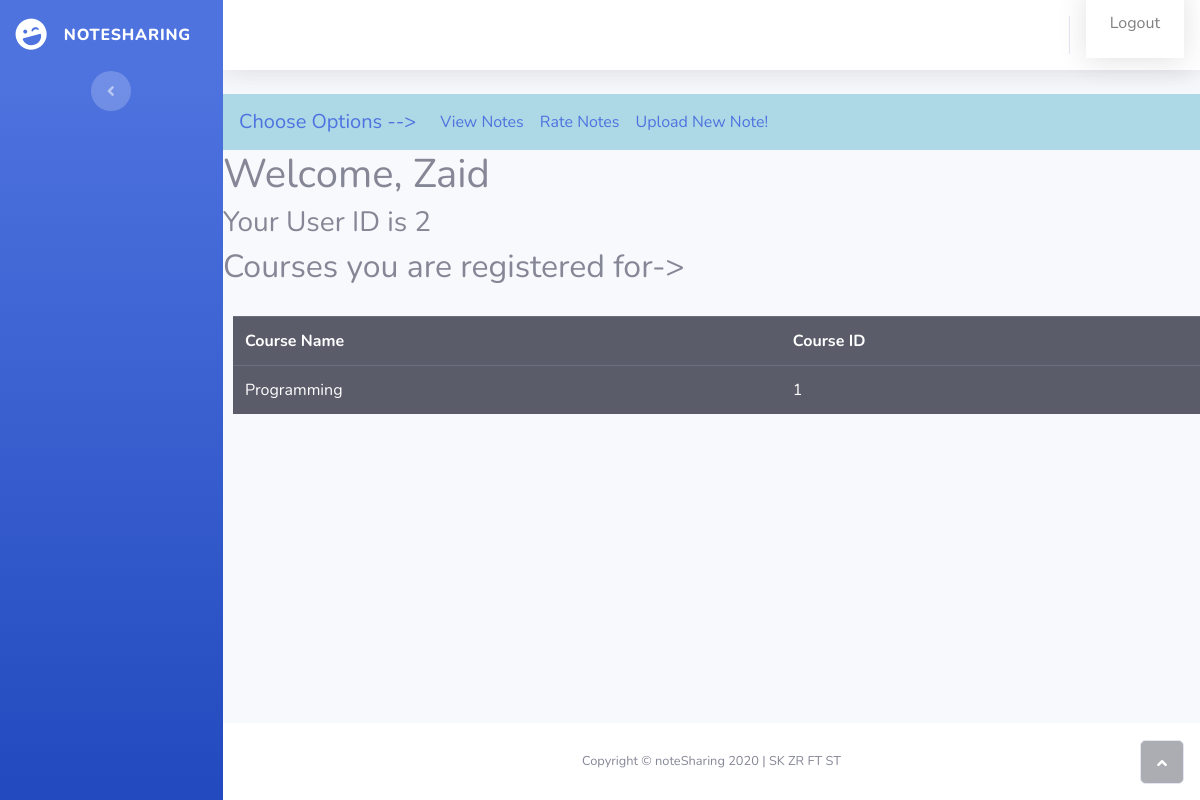
/profile (signed in), run on an earlier commit of the app's database.
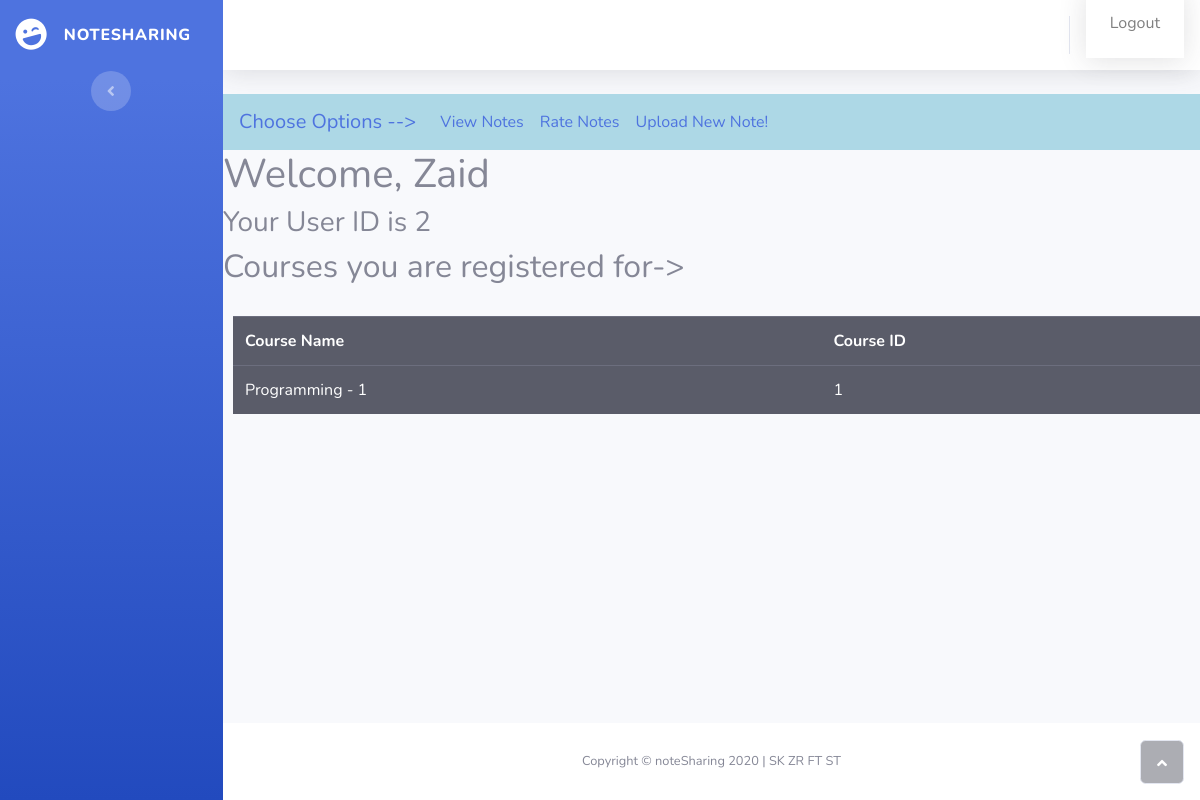
And on a later commit of the database.
### swe_project/models.py (models this page shows, shortened)
class Student(db.Model):
    id=db.Column(db.Integer,primary_key=True)
    user_id=db.Column(db.Integer,db.ForeignKey('user.id'),nullable=False)
    firstname=db.Column(db.String(20),nullable=False)
    lastname=db.Column(db.String(20),nullable=False)

class User(db.Model,UserMixin):
    id=db.Column(db.Integer, primary_key=True)
    password=db.Column(db.String(150),nullable=False)
    email=db.Column(db.String(40),nullable=False,unique=True)
    university_id=db.Column(db.Integer,db.ForeignKey('university.id'),nullable=False)
    st_fa=db.Column(db.Boolean,nullable=False) #True if Faculty
    uni_admin_check=db.Column(db.Boolean,nullable=False)#True if Uniadmin

class Courses(db.Model):
    id=db.Column(db.Integer,primary_key=True)
    uni_id=db.Column(db.Integer,db.ForeignKey('university.id'),nullable=False)
    name=db.Column(db.String(40),nullable=False)
    faculty_id=db.Column(db.Integer,db.ForeignKey('faculty.id'),nullable=False)
    department_id=db.Column(db.Integer,db.ForeignKey('department.id'),nullable=False)

### swe_project/routes.py (the view)
@app.route("/profile", methods=['GET','POST'])
@login_required
def profile():
    Student_or_Faculty=current_user.st_fa
    print(Student_or_Faculty)
    if Student_or_Faculty==True:
        name=Faculty.query.filter_by(user_id=current_user.id).first().firstname
    if Student_or_Faculty==False:
        name=Student.query.filter_by(user_id=current_user.id).first().firstname
    print("The current user id is "+str(current_user.id))
    return render_template('profile.html',University=University,User_FirstName=name,CourseList=Student_Course.studentcourselist(current_user.id))

### swe_project/models.py (called while the page is built)
@login_manager.user_loader
def load_user(user_id):
    return User.query.get(int(user_id))

    def studentcourselist(user_id): #Get all the courses for which a student is registered for...
        student=Student.query.filter_by(user_id=user_id).first()# Get The Student
        studentcourseList=[]#Add Courses he is registered for to this list
        print("THE TEST ID OF THE STUDENT IS ")
        print(student.id)
        StudentCourses=Student_Course.query.filter_by(student_id=student.id).all()#check if this works.
        print("TEST-2 VIEW ALL COURSE")
        for sc in StudentCourses:
            print("Student id is "+str(sc.student_id))
            print("Course id is "+str(sc.course_id))
        for courses in Courses.query.all():
            for studentcourse in StudentCourses:
                if studentcourse.course_id==courses.id:
                    studentcourseList.append(courses)
        return studentcourseList

### swe_project/templates/profile.html (shortened to what this page needs)
<!DOCTYPE html>
<html>
<head>
    <link rel="stylesheet" href="static/assets/bootstrap/css/bootstrap.min.css">
    <link rel="stylesheet" href="static/assets/fonts/fontawesome-all.min.css">
</head>
<body id="page-top">
    <div id="wrapper">
        <nav class="navbar navbar-dark align-items-start sidebar sidebar-dark accordion bg-gradient-primary p-0">
            <div class="container-fluid d-flex flex-column p-0">
                <a class="navbar-brand d-flex justify-content-center align-items-center sidebar-brand m-0" href="#">
                    <div class="sidebar-brand-icon rotate-n-15"><i class="fas fa-laugh-wink"></i></div>
                    <div class="sidebar-brand-text mx-3"><span>noteSharing</span></div>
                </a>
                <div class="text-center d-none d-md-inline"><button class="btn rounded-circle border-0" id="sidebarToggle" type="button"></button></div>
            </div>
        </nav>
        <div class="d-flex flex-column" id="content-wrapper">
            <div id="content">
                <nav class="navbar navbar-light navbar-expand bg-white shadow mb-4 topbar static-top">
                    <div class="container-fluid"><button class="btn btn-link d-md-none rounded-circle mr-3" id="sidebarToggleTop" type="button"></button>
                        <ul class="nav navbar-nav flex-nowrap ml-auto">
                                <nav class="navbar navbar-dark navbar-expand bg-white shadow mb-4 topbar static-top">
                                    <a class="nav-item nav-link" href="{{ url_for('logout') }}">Logout</a>
                                </nav>
            </div>
            </nav>
            <nav class="navbar navbar-expand-lg class="navbar navbar-light" style="background-color:lightblue;">
                    <a class="navbar-brand" href="#">Choose Options --></a>
                    <div class="collapse navbar-collapse" id="navbarSupportedContent">
                      <ul class="navbar-nav mr-auto">
                        <li class="nav-item ">
                          <a class="nav-link" href="{{url_for('ViewNote')}}">View Notes <span class="sr-only">(current)</span></a>
                        </li>
                        <li class="nav-item">
                                <a class="nav-link" href="{{url_for('rate')}}">Rate Notes</a>
                        </li>
                        <li class="nav-item">
                            <a class="nav-link" href="{{url_for('upload')}}">Upload New Note!</a>
                    </li>
                    </ul>
             </nav>
    <h1>
        Welcome, {{User_FirstName}}
    </h1>
    <h3>
        Your User ID is {{current_user.id}}
    </h3>
    <h2>
        Courses you are registered for->
    </h2>
    <table class= "table table-dark" style="margin-top: 30px; margin-left: 10px;">
        <tr>
            <th scope="col">
                Course Name
            </th>
            <th scope= "col">
                Course ID
            </th>
        </tr>
    {%for user in CourseList%}
        <tr>
            <td scope="col">
                {{user.name}}
            </td>
            <td scope="col">
                {{user.id}}
            </td>
        </tr>
    {%endfor%}
    </table>
        </div>
        <footer class="bg-white sticky-footer">
            <div class="container my-auto">
                <div class="text-center my-auto copyright"><span>Copyright © noteSharing 2020 | SK ZR FT ST</span></div>
            </div>
        </footer>
    </div><a class="border rounded d-inline scroll-to-top" href="#page-top"><i class="fas fa-angle-up"></i></a></div>
</body>
</html>

What changed in the data, as far as the page shows it:
changed Courses id 1: name "Programming" → "Programming - 1"
